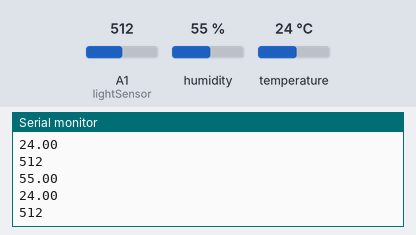
The sketch below on a simulated Arduino Uno, built with avr-gcc and run on an emulated ATmega328P. Parts: the last lines printed to the serial monitor. The inputs (shaded band) are chosen by the test bench; at power-on: humidity 55 %, A1 (lightSensor) = 512, temperature 24 °C.

Above: at 10.8 s.
10.9 s: humidity set to 22 %
At 20.7 s:
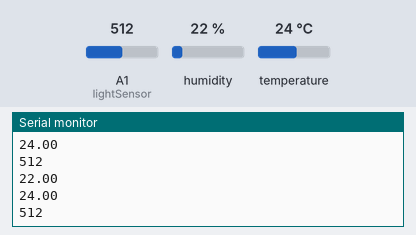
20.9 s: A1 (lightSensor) set to 716
At 30.5 s:
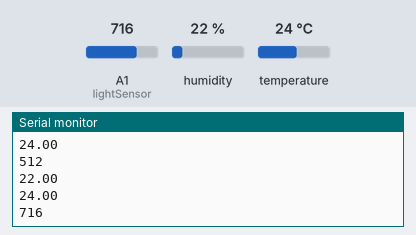
30.9 s: temperature set to 12 °C
At 40.7 s:
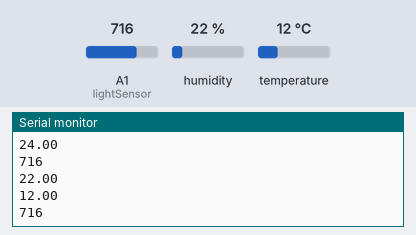
40.9 s: A1 (lightSensor) set to 900
At 50.7 s:
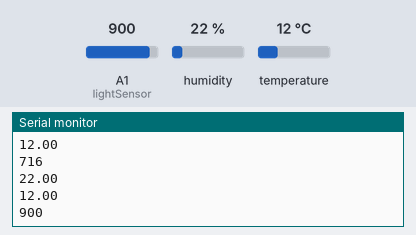
50.9 s: humidity set to 40 %
At 60.8 s:
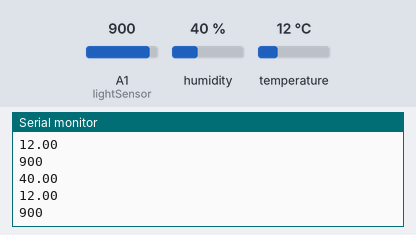
Timing chart, 0 to 61.9 s (numbered marks = the images above; inputs shaded):
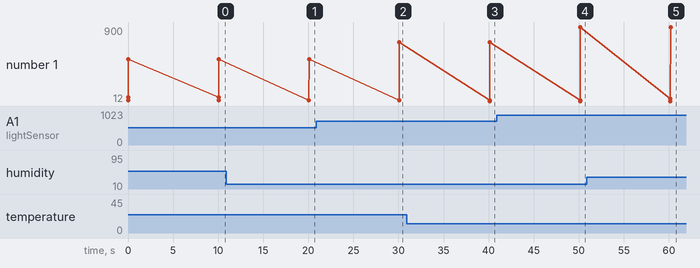

The sketch:

arduino.ino
```cpp
#include <SoftwareSerial.h>
#include <SFE_BMP180.h>
#include <Wire.h>
#include <dht.h>
//#include <Adafruit_BMP085.h>


#define DEBUG 0                                     // change value to 1 to enable debuging using serial monitor
#define dht_pin A0                                  // defining pin A0 for DHT sensor
#define lightSensor A1                              // defining pin A1 as input pin for LDR voltage divider
SFE_BMP180 pressure;

#define ALTITUDE 305.0
dht DHT;
//Adafruit_BMP085 bmp;

void setup() {
 Serial.begin(9600);
 //Serial.println("REBOOT");

}


void loop() {
   DHT.read11(dht_pin);
    double humi = DHT.humidity;
    double temp = DHT.temperature;
  int lightIntensity = analogRead(lightSensor);

  Serial.println(String(humi));
  Serial.println(String(temp));
  Serial.println(String(lightIntensity));

  delay(10000);

}
```

Measured:
- after the input at 10.9 s, the serial monitor: prints a new line after 9.2 s (image 1)
- after the input at 20.9 s, the serial monitor: prints a new line after 9.2 s (image 2)
- after the input at 30.9 s, the serial monitor: prints a new line after 9.2 s (image 3)
- after the input at 40.9 s, the serial monitor: prints a new line after 9.3 s (image 4)
- after the input at 50.9 s, the serial monitor: prints a new line after 9.3 s (image 5)
- plotted number 1: 512 → 716 after the input at 20.9 s, 716 → 900 after the input at 40.9 s
